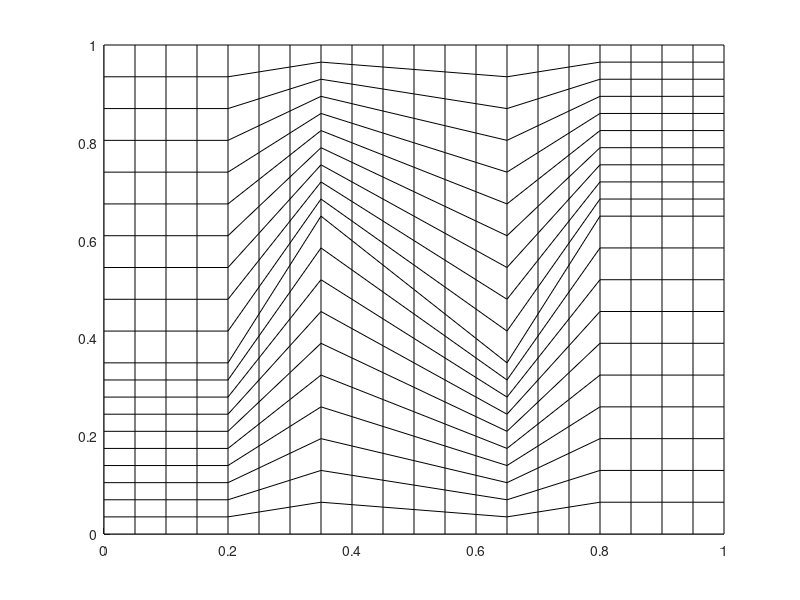

MATLAB code for this plot:
function z_mesh_quad()
% Z-mesh generated for quadrilaterals
clear all; close all; clc;

logi_save_plots = false;
logi_write_file = true;

L=1;
n=20;
if(mod(n,20)~=0)
    error('n must be a multiple of 20 for the z-mesh')
else
    nn=n/20;
    nsub=[4 7 13 16 20]*nn +1;
end

fraction=0.35;
if(fraction<eps || fraction > 1-eps)
    error('wrong fraction');
end

slope1 = (1-2*fraction)/0.15;
slope2 = (2*fraction-1)/0.30;

y1=@(x) slope1*(x-0.20*L)+fraction*L;
y2=@(x) slope2*(x-0.35*L)+(1-fraction)*L;
y3=@(x) slope1*(x-0.65*L)+fraction*L;


% uniform subdivision along x
xi=linspace(0,L,n+1);

x=zeros(n+1,n+1);
y=zeros(n+1,n+1);

for i=1:n+1
    x(i,:) = xi(i);
end
% five different y-spacing, depending on the zone
for i=1:n+1
    if(i<=nsub(1))
        yy=L*fraction;
    elseif(i<=nsub(2))
        yy=y1(x(i));
    elseif(i<=nsub(3))
        yy=y2(x(i));
    elseif(i<=nsub(4))
        yy=y3(x(i));
    elseif(i<=nsub(5))
        yy=L*(1-fraction);
    else
        error('not in nsub!!!');
    end
    aux1 = linspace(0,yy,n/2+1);
    aux2 = linspace(yy,L,n/2+1); aux2(1)=[];
    y(i,:) = [aux1 aux2];
end

figure(1)
surf(x,y,ones(n+1,n+1)*0,'FaceColor','white')
view(0,90)
output_file=strcat('.\figs\z_mesh_quad_L',int2str(L),'_n',int2str(n),'_a',num2str(fraction,3));
if(logi_save_plots)
    print('-dpdf',strcat(output_file1,'.pdf'));
    print('-dpng',strcat(output_file1,'.png'));
    saveas(gcf,strcat(output_file1,'.fig'),'fig');
end
%
if(~logi_write_file), return; end;
%
%---------------------------------------------
% save txt file
matID=1;
srcID=1;

% date and time;
[yr, mo, da, hr, mi, s] = datevec(now);

%%%%%%%%%%%%%%%%%%%%%
output_file1=strcat(output_file,'.txt')
fid=fopen(output_file1,'w');

fprintf(fid,'# Date: %d/%d/%d   Time: %d:%d\n', mo, da, yr, hr, mi);

fprintf(fid,'# dimensions \n');
fprintf(fid,'%g %g \n',L,L);

ncells = n*n;

fprintf(fid,'# connectivity \n');
fprintf(fid,'%d\n',ncells);
for iel=1:ncells
    skip = 4*(iel-1);
    i1 = skip + 1;
    i2 = skip + 2;
    i3 = skip + 3;
    i4 = skip + 4;
    fprintf(fid,'%d %d %d %d %d %d %d \n',4,i1,i2,i3,i4,matID,srcID);
end

fprintf(fid,'# DG vertices (counter-clockwise) \n');
fprintf(fid,'%d\n',4*ncells);
for i=1:n
    for j=1:n
        fprintf(fid,' %g %g \n %g %g \n %g %g \n %g %g \n',x(i,j)    ,y(i,j)    ,...
            x(i+1,j)  ,y(i+1,j)  ,...
            x(i+1,j+1),y(i+1,j+1),...
            x(i,j+1)  ,y(i,j+1)  );
    end
end

fprintf(fid,'# grid vertices (counter-clockwise) \n');
fprintf(fid,'%d\n',(n+1)^2);
for i=1:n+1
    for j=1:n+1
        fprintf(fid,'%g %g \n',x(i,j),y(i,j) );
    end
end

fclose(fid);
return
end
%%%%%%%%%%%%%%%%%%%%%
